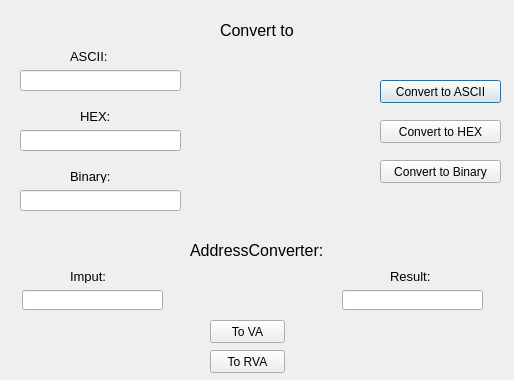
<?xml version="1.0" encoding="UTF-8"?>
<ui version="4.0">
 <class>AddressConverter</class>
 <widget class="QDialog" name="AddressConverter">
  <property name="geometry">
   <rect>
    <x>0</x>
    <y>0</y>
    <width>514</width>
    <height>380</height>
   </rect>
  </property>
  <property name="windowTitle">
   <string>Dialog</string>
  </property>
  <property name="windowIcon">
   <iconset resource="icons.qrc">
    <normaloff>:/icons/Resouces/decimal_small.png</normaloff>:/icons/Resouces/decimal_small.png</iconset>
  </property>
  <property name="sizeGripEnabled">
   <bool>false</bool>
  </property>
  <widget class="QLineEdit" name="lineEdit">
   <property name="geometry">
    <rect>
     <x>20</x>
     <y>70</y>
     <width>161</width>
     <height>21</height>
    </rect>
   </property>
  </widget>
  <widget class="QLineEdit" name="lineEdit_2">
   <property name="geometry">
    <rect>
     <x>20</x>
     <y>130</y>
     <width>161</width>
     <height>21</height>
    </rect>
   </property>
  </widget>
  <widget class="QLineEdit" name="lineEdit_3">
   <property name="geometry">
    <rect>
     <x>20</x>
     <y>190</y>
     <width>161</width>
     <height>21</height>
    </rect>
   </property>
  </widget>
  <widget class="QPushButton" name="pushButton">
   <property name="geometry">
    <rect>
     <x>380</x>
     <y>80</y>
     <width>121</width>
     <height>23</height>
    </rect>
   </property>
   <property name="text">
    <string>Convert to ASCII</string>
   </property>
  </widget>
  <widget class="QPushButton" name="pushButton_2">
   <property name="geometry">
    <rect>
     <x>380</x>
     <y>120</y>
     <width>121</width>
     <height>23</height>
    </rect>
   </property>
   <property name="text">
    <string>Convert to HEX</string>
   </property>
  </widget>
  <widget class="QPushButton" name="pushButton_3">
   <property name="geometry">
    <rect>
     <x>380</x>
     <y>160</y>
     <width>121</width>
     <height>23</height>
    </rect>
   </property>
   <property name="text">
    <string>Convert to Binary</string>
   </property>
  </widget>
  <widget class="QLabel" name="label">
   <property name="geometry">
    <rect>
     <x>220</x>
     <y>20</y>
     <width>141</width>
     <height>20</height>
    </rect>
   </property>
   <property name="font">
    <font>
     <pointsize>12</pointsize>
    </font>
   </property>
   <property name="text">
    <string>Convert to</string>
   </property>
  </widget>
  <widget class="QLabel" name="label_2">
   <property name="geometry">
    <rect>
     <x>70</x>
     <y>170</y>
     <width>47</width>
     <height>13</height>
    </rect>
   </property>
   <property name="font">
    <font>
     <pointsize>10</pointsize>
    </font>
   </property>
   <property name="text">
    <string>Binary:</string>
   </property>
  </widget>
  <widget class="QLabel" name="label_3">
   <property name="geometry">
    <rect>
     <x>80</x>
     <y>110</y>
     <width>47</width>
     <height>13</height>
    </rect>
   </property>
   <property name="font">
    <font>
     <pointsize>10</pointsize>
    </font>
   </property>
   <property name="text">
    <string>HEX:</string>
   </property>
  </widget>
  <widget class="QLabel" name="label_4">
   <property name="geometry">
    <rect>
     <x>70</x>
     <y>50</y>
     <width>47</width>
     <height>13</height>
    </rect>
   </property>
   <property name="font">
    <font>
     <pointsize>10</pointsize>
    </font>
   </property>
   <property name="text">
    <string>ASCII:</string>
   </property>
  </widget>
  <widget class="QLabel" name="label_5">
   <property name="geometry">
    <rect>
     <x>190</x>
     <y>240</y>
     <width>141</width>
     <height>20</height>
    </rect>
   </property>
   <property name="font">
    <font>
     <pointsize>12</pointsize>
    </font>
   </property>
   <property name="text">
    <string>AddressConverter:</string>
   </property>
  </widget>
  <widget class="QLineEdit" name="lineEdit_4">
   <property name="geometry">
    <rect>
     <x>22</x>
     <y>290</y>
     <width>141</width>
     <height>20</height>
    </rect>
   </property>
  </widget>
  <widget class="QLabel" name="label_6">
   <property name="geometry">
    <rect>
     <x>70</x>
     <y>270</y>
     <width>47</width>
     <height>13</height>
    </rect>
   </property>
   <property name="font">
    <font>
     <pointsize>10</pointsize>
    </font>
   </property>
   <property name="text">
    <string>Imput:</string>
   </property>
  </widget>
  <widget class="QLineEdit" name="lineEdit_5">
   <property name="geometry">
    <rect>
     <x>342</x>
     <y>290</y>
     <width>141</width>
     <height>20</height>
    </rect>
   </property>
   <property name="readOnly">
    <bool>true</bool>
   </property>
  </widget>
  <widget class="QLabel" name="label_7">
   <property name="geometry">
    <rect>
     <x>390</x>
     <y>270</y>
     <width>47</width>
     <height>13</height>
    </rect>
   </property>
   <property name="font">
    <font>
     <pointsize>10</pointsize>
    </font>
   </property>
   <property name="text">
    <string>Result:</string>
   </property>
  </widget>
  <widget class="QPushButton" name="pushButton_4">
   <property name="geometry">
    <rect>
     <x>210</x>
     <y>320</y>
     <width>75</width>
     <height>23</height>
    </rect>
   </property>
   <property name="text">
    <string>To VA</string>
   </property>
  </widget>
  <widget class="QPushButton" name="pushButton_5">
   <property name="geometry">
    <rect>
     <x>210</x>
     <y>350</y>
     <width>75</width>
     <height>23</height>
    </rect>
   </property>
   <property name="text">
    <string>To RVA</string>
   </property>
  </widget>
 </widget>
 <resources>
  <include location="icons.qrc"/>
 </resources>
 <connections/>
</ui>
